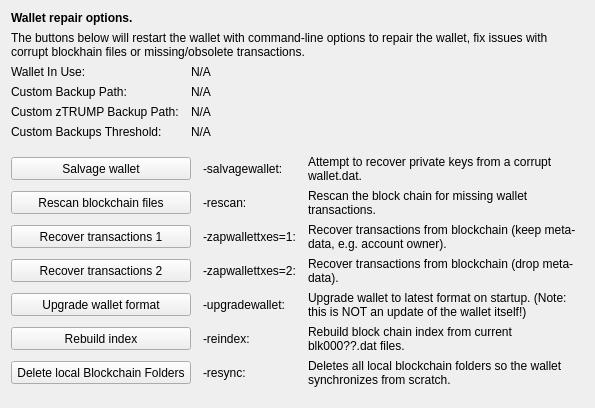
     <widget class="QWidget" name="tab_repair">
      <attribute name="title">
       <string>&amp;Wallet Repair</string>
      </attribute>
      <layout class="QGridLayout" name="gridLayout_4" columnstretch="0,0,0,0">
       <property name="horizontalSpacing">
        <number>12</number>
       </property>
       <item row="0" column="0" colspan="4">
        <widget class="QLabel" name="label_repair_header">
         <property name="font">
          <font>
           <weight>75</weight>
           <bold>true</bold>
          </font>
         </property>
         <property name="text">
          <string>Wallet repair options.</string>
         </property>
        </widget>
       </item>
       <item row="1" column="0" colspan="4">
        <widget class="QLabel" name="label_repair_helptext">
         <property name="font">
          <font>
           <weight>50</weight>
           <bold>false</bold>
          </font>
         </property>
         <property name="text">
          <string>The buttons below will restart the wallet with command-line options to repair the wallet, fix issues with corrupt blockhain files or missing/obsolete transactions.</string>
         </property>
         <property name="wordWrap">
          <bool>true</bool>
         </property>
        </widget>
       </item>
       <item row="2" column="0">
        <widget class="QLabel" name="wallet_path_label">
         <property name="text">
          <string>Wallet In Use:</string>
         </property>
        </widget>
       </item>
       <item row="2" column="1" colspan="3">
        <widget class="QLabel" name="wallet_path">
         <property name="cursor">
          <cursorShape>IBeamCursor</cursorShape>
         </property>
         <property name="text">
          <string>N/A</string>
         </property>
         <property name="textFormat">
          <enum>Qt::PlainText</enum>
         </property>
         <property name="textInteractionFlags">
          <set>Qt::LinksAccessibleByMouse|Qt::TextSelectableByKeyboard|Qt::TextSelectableByMouse</set>
         </property>
        </widget>
       </item>
       <item row="3" column="0">
        <widget class="QLabel" name="wallet_custombackuppath_label">
         <property name="text">
          <string>Custom Backup Path:</string>
         </property>
         <property name="visible">
          <bool>false</bool>
         </property>
        </widget>
       </item>
       <item row="3" column="1" colspan="3">
        <widget class="QLabel" name="wallet_custombackuppath">
         <property name="cursor">
          <cursorShape>IBeamCursor</cursorShape>
         </property>
         <property name="text">
          <string>N/A</string>
         </property>
         <property name="textFormat">
          <enum>Qt::PlainText</enum>
         </property>
         <property name="textInteractionFlags">
          <set>Qt::LinksAccessibleByMouse|Qt::TextSelectableByKeyboard|Qt::TextSelectableByMouse</set>
         </property>
         <property name="visible">
          <bool>false</bool>
         </property>
        </widget>
       </item>
       <item row="4" column="0">
        <widget class="QLabel" name="wallet_customztrumpbackuppath_label">
         <property name="text">
          <string>Custom zTRUMP Backup Path:</string>
         </property>
         <property name="visible">
          <bool>false</bool>
         </property>
        </widget>
       </item>
       <item row="4" column="1" colspan="3">
        <widget class="QLabel" name="wallet_customztrumpbackuppath">
         <property name="cursor">
          <cursorShape>IBeamCursor</cursorShape>
         </property>
         <property name="text">
          <string>N/A</string>
         </property>
         <property name="textFormat">
          <enum>Qt::PlainText</enum>
         </property>
         <property name="textInteractionFlags">
          <set>Qt::LinksAccessibleByMouse|Qt::TextSelectableByKeyboard|Qt::TextSelectableByMouse</set>
         </property>
         <property name="visible">
          <bool>false</bool>
         </property>
        </widget>
       </item>
       <item row="5" column="0">
        <widget class="QLabel" name="wallet_custombackupthreshold_label">
         <property name="text">
          <string>Custom Backups Threshold:</string>
         </property>
         <property name="visible">
          <bool>false</bool>
         </property>
        </widget>
       </item>
       <item row="5" column="1" colspan="3">
        <widget class="QLabel" name="wallet_custombackupthreshold">
         <property name="cursor">
          <cursorShape>IBeamCursor</cursorShape>
         </property>
         <property name="text">
          <string>N/A</string>
         </property>
         <property name="textFormat">
          <enum>Qt::PlainText</enum>
         </property>
         <property name="textInteractionFlags">
          <set>Qt::LinksAccessibleByMouse|Qt::TextSelectableByKeyboard|Qt::TextSelectableByMouse</set>
         </property>
         <property name="visible">
          <bool>false</bool>
         </property>
        </widget>
       </item>
       <item row="6" column="0">
        <spacer name="verticalSpacer_repair1">
         <property name="orientation">
          <enum>Qt::Vertical</enum>
         </property>
         <property name="sizeHint" stdset="0">
          <size>
           <width>10</width>
           <height>10</height>
          </size>
         </property>
        </spacer>
       </item>
       <item row="7" column="0" colspan="2">
        <widget class="QPushButton" name="btn_salvagewallet">
         <property name="minimumSize">
          <size>
           <width>100</width>
           <height>23</height>
          </size>
         </property>
         <property name="text">
          <string>Salvage wallet</string>
         </property>
        </widget>
       </item>
       <item row="7" column="2">
        <widget class="QLabel" name="label_repair_salvage_command">
         <property name="text">
          <string notr="true">-salvagewallet:</string>
         </property>
        </widget>
       </item>
       <item row="7" column="3">
        <widget class="QLabel" name="label_repair_salvage">
         <property name="text">
          <string>Attempt to recover private keys from a corrupt wallet.dat.</string>
         </property>
         <property name="wordWrap">
          <bool>true</bool>
         </property>
        </widget>
       </item>
       <item row="8" column="0" colspan="2">
        <widget class="QPushButton" name="btn_rescan">
         <property name="minimumSize">
          <size>
           <width>100</width>
           <height>23</height>
          </size>
         </property>
         <property name="text">
          <string>Rescan blockchain files</string>
         </property>
        </widget>
       </item>
       <item row="8" column="2">
        <widget class="QLabel" name="label_repair_rescan_command">
         <property name="text">
          <string notr="true">-rescan:</string>
         </property>
        </widget>
       </item>
       <item row="8" column="3">
        <widget class="QLabel" name="label_repair_rescan">
         <property name="text">
          <string>Rescan the block chain for missing wallet transactions.</string>
         </property>
         <property name="wordWrap">
          <bool>true</bool>
         </property>
        </widget>
       </item>
       <item row="9" column="0" colspan="2">
        <widget class="QPushButton" name="btn_zapwallettxes1">
         <property name="minimumSize">
          <size>
           <width>100</width>
           <height>23</height>
          </size>
         </property>
         <property name="text">
          <string>Recover transactions 1</string>
         </property>
        </widget>
       </item>
       <item row="9" column="2">
        <widget class="QLabel" name="label_repair_zap1_command">
         <property name="text">
          <string notr="true">-zapwallettxes=1:</string>
         </property>
        </widget>
       </item>
       <item row="9" column="3">
        <widget class="QLabel" name="label_repair_zap1">
         <property name="text">
          <string>Recover transactions from blockchain (keep meta-data, e.g. account owner).</string>
         </property>
         <property name="wordWrap">
          <bool>true</bool>
         </property>
        </widget>
       </item>
       <item row="10" column="0" colspan="2">
        <widget class="QPushButton" name="btn_zapwallettxes2">
         <property name="minimumSize">
          <size>
           <width>100</width>
           <height>23</height>
          </size>
         </property>
         <property name="text">
          <string>Recover transactions 2</string>
         </property>
        </widget>
       </item>
       <item row="10" column="2">
        <widget class="QLabel" name="label_repair_zap2_command">
         <property name="text">
          <string notr="true">-zapwallettxes=2:</string>
         </property>
        </widget>
       </item>
       <item row="10" column="3">
        <widget class="QLabel" name="label_repair_zap2">
         <property name="text">
          <string>Recover transactions from blockchain (drop meta-data).</string>
         </property>
         <property name="wordWrap">
          <bool>true</bool>
         </property>
        </widget>
       </item>
       <item row="11" column="0" colspan="2">
        <widget class="QPushButton" name="btn_upgradewallet">
         <property name="minimumSize">
          <size>
           <width>100</width>
           <height>23</height>
          </size>
         </property>
         <property name="text">
          <string>Upgrade wallet format</string>
         </property>
        </widget>
       </item>
       <item row="11" column="2">
        <widget class="QLabel" name="label_repair_upgrade_command">
         <property name="text">
          <string notr="true">-upgradewallet:</string>
         </property>
        </widget>
       </item>
       <item row="11" column="3">
        <widget class="QLabel" name="label_repair_upgrade">
         <property name="text">
          <string>Upgrade wallet to latest format on startup. (Note: this is NOT an update of the wallet itself!)</string>
         </property>
         <property name="wordWrap">
          <bool>true</bool>
         </property>
        </widget>
       </item>
       <item row="12" column="0" colspan="2">
        <widget class="QPushButton" name="btn_reindex">
         <property name="minimumSize">
          <size>
           <width>100</width>
           <height>23</height>
          </size>
         </property>
         <property name="text">
          <string>Rebuild index</string>
         </property>
        </widget>
       </item>
       <item row="12" column="2">
        <widget class="QLabel" name="label_repair_reindex_command">
         <property name="text">
          <string notr="true">-reindex:</string>
         </property>
        </widget>
       </item>
       <item row="12" column="3">
        <widget class="QLabel" name="label_repair_reindex">
         <property name="text">
          <string>Rebuild block chain index from current blk000??.dat files.</string>
         </property>
         <property name="wordWrap">
          <bool>true</bool>
         </property>
        </widget>
       </item>
       <item row="13" column="0" colspan="2">
        <widget class="QPushButton" name="btn_resync">
         <property name="minimumSize">
          <size>
           <width>100</width>
           <height>23</height>
          </size>
         </property>
         <property name="text">
          <string>Delete local Blockchain Folders</string>
         </property>
        </widget>
       </item>
       <item row="13" column="2">
        <widget class="QLabel" name="label_repair_resync_command">
         <property name="text">
          <string>-resync:</string>
         </property>
        </widget>
       </item>
       <item row="13" column="3">
        <widget class="QLabel" name="label_repair_resync">
         <property name="text">
          <string>Deletes all local blockchain folders so the wallet synchronizes from scratch.</string>
         </property>
         <property name="wordWrap">
          <bool>true</bool>
         </property>
        </widget>
       </item>
       <item row="14" column="0">
        <spacer name="verticalSpacer_repair2">
         <property name="orientation">
          <enum>Qt::Vertical</enum>
         </property>
         <property name="sizeHint" stdset="0">
          <size>
           <width>20</width>
           <height>10</height>
          </size>
         </property>
        </spacer>
       </item>
      </layout>
     </widget>
